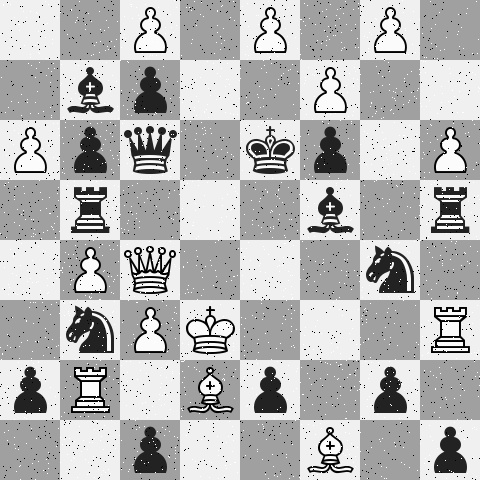
//> input picture HW2/Parts/Part_4/p4_board_3_grain.jpg, 480 x 480 px
$ ./p4b_code   (built with g++ and OpenCV 4)
//> lines starting //> are read from the running program, lines starting //| are printed output that depends on the picture; after the words box and inside, x2 and y2 are one past the last pixel; in counts of white or black regions, pixels touching at a corner belong together
//
// Created by Karter Krueger on 2/23/20.
//

#include <opencv2/highgui/highgui.hpp>
#include <opencv2/imgproc.hpp>

using namespace std;
using namespace cv;

Mat binary_piece(const std::string& filename);

int main() {
    Mat input = imread("/Users/kskrueger/CLionProjects/CV/src/cs575/HW2-2020/input/Part_4/p4_board_3_grain.jpg");
//> input is the input picture: 480 rows x 480 cols, CV_8UC3; min 0, max 255, mean 182.3
    imshow("Input", input);

    // Screenshots of the pieces are read in and then we can use as structuring elements
    Mat pawn_black = binary_piece("/Users/kskrueger/CLionProjects/CV/src/cs575/HW2-2020/input/Part_4/Black_Pawn.png");
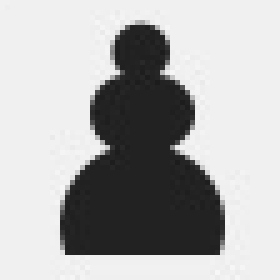
//> input picture HW2/Parts/Part_4/Black_Pawn.png, 56 x 56 px (shown 5 times larger)
//> in binary_piece, piece is the input picture: 56 rows x 56 cols, CV_8UC3; min 28, max 247, mean 176.2
//> in binary_piece, `threshold(piece, piece, 80, 255, THRESH_BINARY_INV);`: piece: 56 rows x 56 cols, CV_8UC1; 30.2% white; 1 white region, box (x1, y1, x2, y2) and area: (12, 5, 45, 51) 946
    Mat pawn_white = binary_piece("/Users/kskrueger/CLionProjects/CV/src/cs575/HW2-2020/input/Part_4/White_Pawn.png");
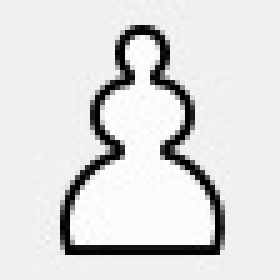
//> input picture HW2/Parts/Part_4/White_Pawn.png, 56 x 56 px (shown 5 times larger)
//> in binary_piece, piece is the input picture: 56 rows x 56 cols, CV_8UC3; min 0, max 255, mean 220.9
//> in binary_piece (call 2), `threshold(piece, piece, 80, 255, THRESH_BINARY_INV);`: piece: 56 rows x 56 cols, CV_8UC1; 8.1% white in thin lines or dots, all inside (x1, y1, x2, y2) = (12, 5, 45, 51)
    Mat queen_black = imread("/Users/kskrueger/CLionProjects/CV/src/cs575/HW2-2020/input/Part_4/Black_Queen_White.png");
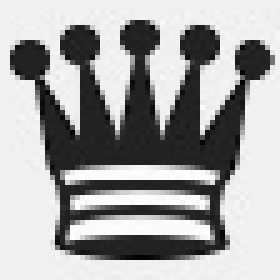
//> input picture HW2/Parts/Part_4/Black_Queen_White.png, 56 x 56 px (shown 5 times larger)
//> queen_black is the input picture: 56 rows x 56 cols, CV_8UC3; min 0, max 255, mean 164.3
    Mat queen_white = imread("/Users/kskrueger/CLionProjects/CV/src/cs575/HW2-2020/input/Part_4/White_Queen.png");
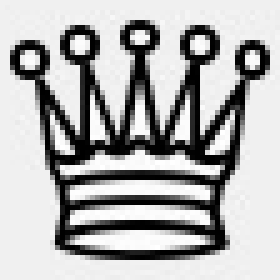
//> input picture HW2/Parts/Part_4/White_Queen.png, 56 x 56 px (shown 5 times larger)
//> queen_white is the input picture: 56 rows x 56 cols, CV_8UC3; min 0, max 255, mean 176.3
    Mat queen_black_grey = imread("/Users/kskrueger/CLionProjects/CV/src/cs575/HW2-2020/input/Part_4/Black_Queen.png");
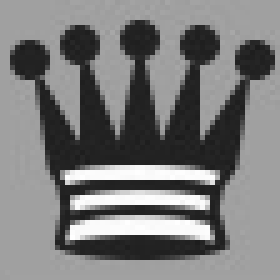
//> input picture HW2/Parts/Part_4/Black_Queen.png, 56 x 56 px (shown 5 times larger)
//> queen_black_grey is the input picture: 56 rows x 56 cols, CV_8UC3; min 28, max 255, mean 122.4
    Mat queen_white_grey = imread("/Users/kskrueger/CLionProjects/CV/src/cs575/HW2-2020/input/Part_4/White_Queen_Grey.png");
//> White_Queen_Grey.png cannot be read in this run, so this picture is empty

    Mat input_gray, input_binary;
    cvtColor(input, input_gray, COLOR_BGR2GRAY);
    threshold(input_gray, input_binary, 100, 255, THRESH_BINARY_INV);
//> input_binary: 480 rows x 480 cols, CV_8UC1; 10% white; 1844 white regions (1810 under 20 px), largest, box (x1, y1, x2, y2) and area: (366, 246, 416, 293) 1311, (66, 306, 114, 353) 1306, (124, 126, 177, 174) 1085
    dilate(input_binary, input_binary, getStructuringElement(MORPH_RECT, Size(3,3)));
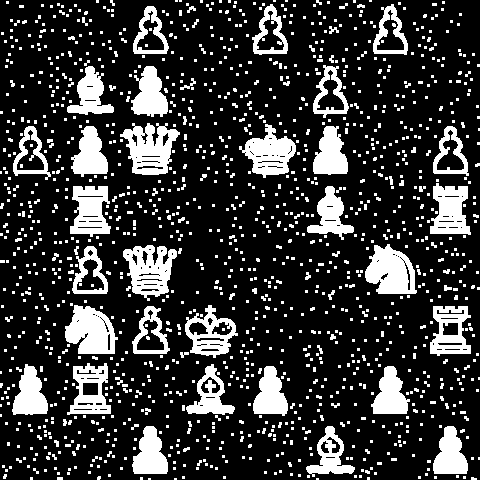
//> input_binary: 480 rows x 480 cols, CV_8UC1; 21.4% white; 1403 white regions (1326 under 20 px), largest, box (x1, y1, x2, y2) and area: (120, 123, 180, 175) 1824, (65, 305, 118, 354) 1788, (365, 244, 417, 294) 1787

    Mat black_out;
    erode(input_binary, black_out, pawn_black, Point(pawn_black.cols/2, pawn_black.rows/2));
//> black_out: 480 rows x 480 cols, CV_8UC1; 0.03% white in thin lines or dots, all inside (x1, y1, x2, y2) = (29, 89, 452, 452)
    Mat white_out;
    erode(input_binary, white_out, pawn_white, Point(pawn_white.cols/2, pawn_white.rows/2));
//> white_out: 480 rows x 480 cols, CV_8UC1; 0.06% white in thin lines or dots, all inside (x1, y1, x2, y2) = (29, 29, 452, 452)

    Mat output;
    bitwise_or(black_out, white_out, output);

    Mat canny;
    Canny(output, canny, 10, 10);
//> canny: 480 rows x 480 cols, CV_8UC1; 0.05% white in thin lines or dots, all inside (x1, y1, x2, y2) = (28, 28, 452, 452)
    vector<vector<Point>> contours;
    findContours(canny, contours, RETR_TREE, CHAIN_APPROX_SIMPLE);
//> contours = 34 contours, all with area under 20
    for (const auto& c : contours) {
        Rect r = boundingRect(c);
        int i = (int)round((r.x)/(input.cols/8.0));
        int j = (int)round((r.y)/(input.rows/8.0));

        int w = queen_black.cols, h = queen_black.rows;
        if (input_gray.at<uchar>(Point(r.x, r.y-5)) > 100 && r.y < 60) {
            // white top row
            if ((i+j)%2) {
                //grey background
                queen_white_grey.copyTo(input(Rect(r.x-w/2+1, r.y-h/2+1, w, h)));
            } else {
                queen_white.copyTo(input(Rect(r.x-w/2+1, r.y-h/2+1, w, h)));
            }
        } else if(input_gray.at<uchar>(Point(r.x, r.y-5)) <= 100 && r.y > 420){
            // black bottom row
            if ((i+j)%2) {
                //grey background
                queen_black_grey.copyTo(input(Rect(r.x-w/2+1, r.y-h/2+1, w, h)));
            } else {
                queen_black.copyTo(input(Rect(r.x-w/2+1, r.y-h/2+1, w, h)));
            }
        }
    }
//> this loop made 34 passes
//> (r, i, j) on passes 1 to 12: (Rect(448, 448, 4, 4), 7, 7), (Rect(448, 448, 4, 4), 7, 7), (Rect(148, 448, 4, 4), 2, 7), (Rect(148, 448, 4, 4), 2, 7), (Rect(28, 389, 4, 3), 0, 6), (Rect(28, 389, 4, 3), 0, 6), (Rect(388, 388, 4, 4), 6, 6), (Rect(388, 388, 4, 4), 6, 6), (Rect(268, 388, 4, 4), 4, 6), (Rect(268, 388, 4, 4), 4, 6), (Rect(148, 328, 4, 4), 2, 5), (Rect(148, 328, 4, 4), 2, 5)
//> (c, r, i, j) on passes 15, 16, 17, 18, 25, 26: (1 Point (x, y): [451, 151], Rect(451, 151, 1, 1), 8, 3), (1 Point (x, y): [449, 151], Rect(449, 151, 1, 1), 7, 3), (1 Point (x, y): [451, 149], Rect(451, 149, 1, 1), 8, 2), (1 Point (x, y): [449, 149], Rect(449, 149, 1, 1), 7, 2), (4 Points (x, y): [329, 89], [329, 91], [331, 91], [331, 89], Rect(329, 89, 3, 3), 5, 1), (4 Points (x, y): [329, 90], [330, 89], [331, 90], [330, 91], Rect(329, 89, 3, 3), 5, 1)
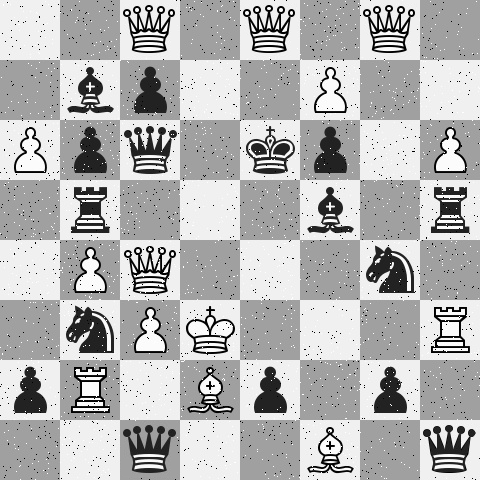
//> input: 480 rows x 480 cols, CV_8UC3; min 0, max 255, mean 180.4

    imshow("Output", input);
    waitKey(0); // wait for keyboard
    return 0;
}

Mat binary_piece(const std::string& filename) {
    Mat piece = imread(filename);
    cvtColor(piece, piece, COLOR_BGR2GRAY);
    threshold(piece, piece, 80, 255, THRESH_BINARY_INV);
    return piece;
}
